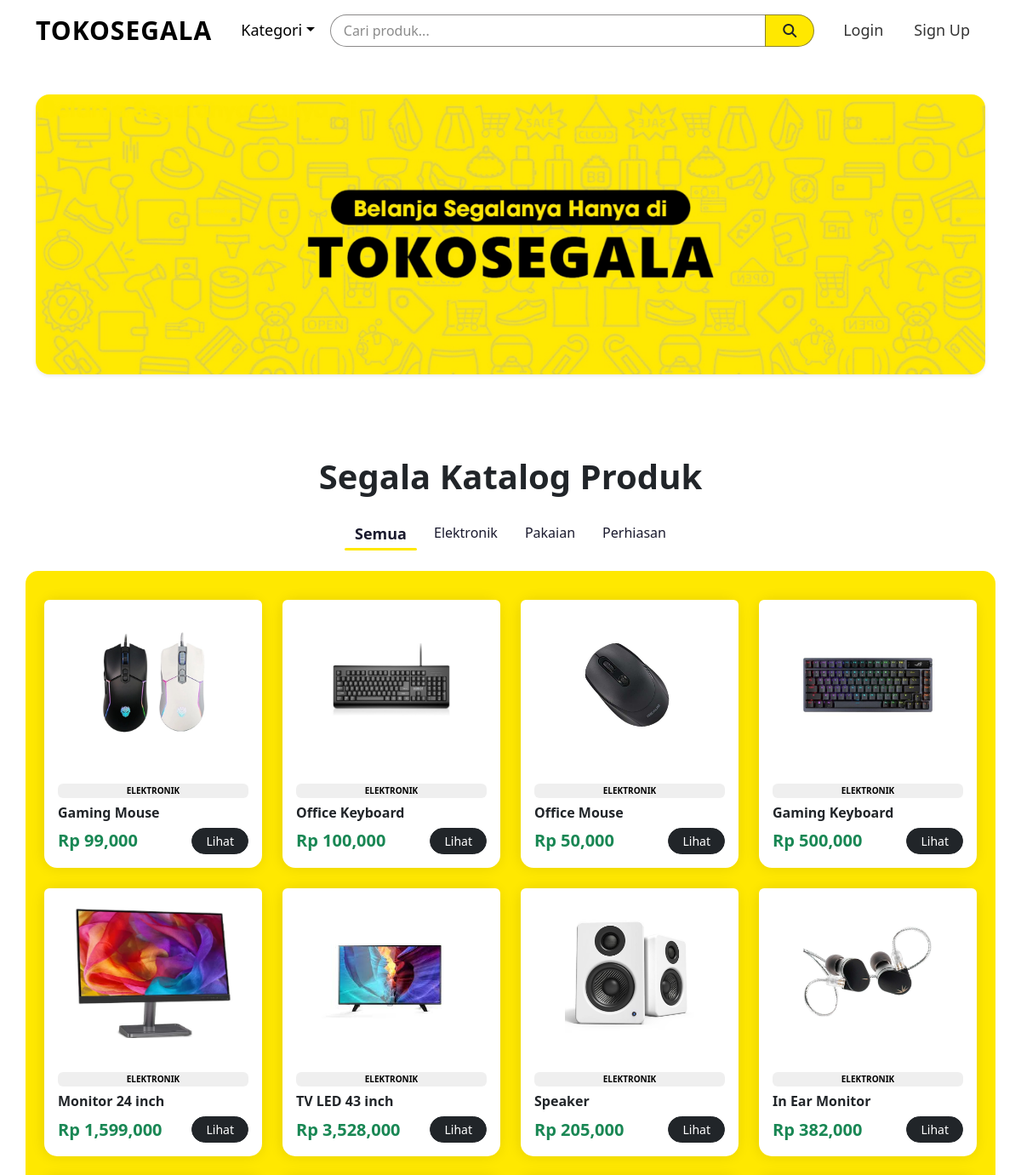
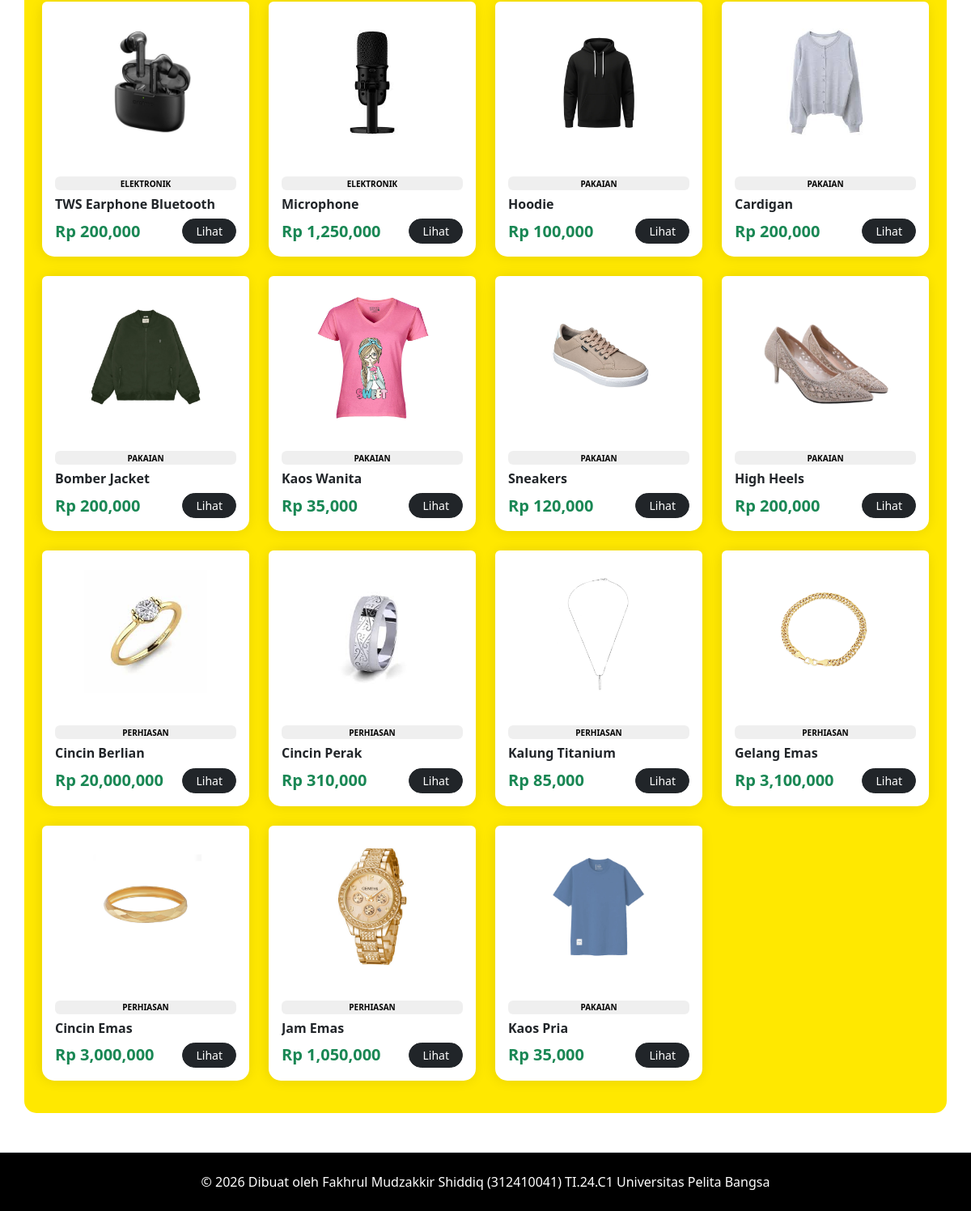
The page / on the database its author committed (2 pictures, top to bottom).
### tables this page shows
CREATE TABLE `products` (
  `id_product` int(11) NOT NULL,
  `nama_produk` varchar(100) NOT NULL,
  `kategori` varchar(50) DEFAULT NULL,
  `harga` int(11) NOT NULL,
  `stok` int(11) NOT NULL,
  `gambar` varchar(255) DEFAULT NULL
);

### index.php (the view, shortened to what this page needs)
<?php
include 'config/koneksi.php';
$kategori_result = mysqli_query($koneksi, "SELECT DISTINCT kategori FROM products");
$categories = [];
while($k = mysqli_fetch_assoc($kategori_result)) {
    $categories[] = $k['kategori'];
}
$selected_cat = isset($_GET['kategori']) ? $_GET['kategori'] : '';
$where = [];
$where_sql = $where ? "WHERE ".implode(" AND ", $where) : "";
$produk_result = mysqli_query($koneksi, "SELECT * FROM products $where_sql");
$products = [];
while($p = mysqli_fetch_assoc($produk_result)) {
    $products[] = $p;
}
?>
<div class="mb-5">
    <div class="rounded-4 overflow-hidden shadow-sm">
        <img src="assets/images/banner.jpg" class="img-banner w-100" style="max-height: 420px; object-fit: cover;" alt="Banner TokoKita">
    </div>
</div>
<div id ="produk-section" class="category-header">
  <div class="text-center py-5">
    <h1 class="fw-bold display-6">Segala Katalog Produk</h1>
    <div class="d-flex flex-wrap justify-content-center gap-2 mt-4 position-relative">
      <a href= "index.php#produk-section" class="cat-link <?= $selected_cat == '' ? 'active' : ''; ?>">Semua</a>
      <?php foreach($categories as $cat): ?>
          <a href="index.php?kategori=<?= $cat; ?>#produk-section" class="cat-link <?= $selected_cat == $cat ? 'active' : ''; ?>">
              <?= $cat; ?>
          </a>
      <?php endforeach; ?>
    </div>
  </div>
</div>
<div class="row g-4">
  <?php foreach($products as $p): ?>
    <div class="col-6 col-sm-6 col-lg-3">
      <div class="card h-100 border-0">
        <div class="p-4 bg-white rounded-top" style="height: 200px">
          <img src="assets/images/<?= $p['gambar']; ?>" class="img-fluid h-100 w-100" style="object-fit: contain" />
        </div>
        <div class="card-body d-flex flex-column">
          <span class="badge bg-light text-primary text-uppercase mb-2" style="font-size: 10px"><?= $p['kategori']; ?></span>
          <h6 class="card-title fw-bold text-dark text-truncate"><?= $p['nama_produk']; ?></h6>
          <div class="mt-auto d-flex justify-content-between align-items-center">
            <span class="h5 fw-bold text-success mb-0">Rp <?= number_format($p['harga']); ?></span>
            <a href="detail_produk.php?id=<?= $p['id_product']; ?>" class="btn btn-dark btn-sm rounded-pill px-3">Lihat</a>
          </div>
        </div>
      </div>
    </div>
  <?php endforeach; ?>
</div>
<?php
$content = ob_get_clean();
include 'layout.php';

### layout.php (shortened to what this page needs)
<?php
$cart_count = 0;
$search = $_GET['search'] ?? '';
?>
<!doctype html>
<html lang="id">
  <head>
    <link href="https://cdn.jsdelivr.net/npm/bootstrap@5.3.8/dist/css/bootstrap.min.css" rel="stylesheet" />
    <link href="https://cdnjs.cloudflare.com/ajax/libs/font-awesome/6.4.0/css/all.min.css" rel="stylesheet" />
    <?php $base_url = "/TokoSegala";  ?>
    <link rel="stylesheet" href="<?= $base_url ?>/assets/css/style.css" />
  </head>
  <body class="d-flex flex-column min-vh-100">
    <nav class="navbar navbar-expand-lg navbar-light bg-light sticky-top">
      <div class="container">
        <a class="navbar-brand" href="<?= $base_url ?>/index.php">TokoSegala</a>
        <div class="collapse navbar-collapse" id="navbarNav">
          <ul class="navbar-nav me-auto">
            <li class="nav-item dropdown">
              <a class="nav-link dropdown-toggle" href="#" role="button" data-bs-toggle="dropdown">Kategori</a>
            </li>
          </ul>
          <ul class="navbar-nav flex-grow-1 me-3">
            <li class="nav-item w-100">
              <form class="d-flex w-100" method="GET" action="<?= $base_url ?>/search.php">
                <div class="input-group w-100">
                  <input class="form-control search-input" type="search" name="search" placeholder="Cari produk..." value="<?= htmlspecialchars($search ?? ''); ?>" aria-label="Search" />
                  <button class="btn btn-search" type="submit">
                    <i class="fas fa-search"></i>
                  </button>
                </div>
              </form>
            </li>
          </ul>
        <ul class="navbar-nav ms-auto align-items-center">
            <?php if(isset($_SESSION['login'])): ?>
                <?php if($_SESSION['role'] == 'admin'): ?>
                <li class="nav-item me-3">
                    <a class="nav-link text-dark" href="<?= $base_url ?>/admin/produk.php" title="Manajemen Produk">
                        <i class="fas fa-shapes fa-lg"></i>
                    </a>
                </li>
                <?php else: ?>
                <li class="nav-item me-3 position-relative">
                    <a class="nav-link text-dark" href="<?= $base_url ?>/user/keranjang.php" title="Keranjang">
                        <i class="fas fa-shopping-cart fa-lg"></i>
                        <?php if($cart_count > 0): ?>
                        <span class="position-absolute top-11 start-75 translate-middle badge rounded-pill bg-danger">
                            <?= $cart_count; ?>
                        </span>
                        <?php endif; ?>
                    </a>
                </li>
                <?php endif; ?>
            <li class="nav-item">
              <a class="nav-link text-black" href="<?= $base_url ?>/auth/logout.php" title="Logout">
                <i class="fas fa-sign-out-alt"></i>
              </a>
            </li>
            <?php else: ?>
            <li class="nav-item"><a class="nav-link" href="<?= $base_url ?>/auth/login.php">Login</a></li>
            <li class="nav-item"><a class="nav-link" href="<?= $base_url ?>/auth/register.php">Sign Up</a></li>
            <?php endif; ?>
          </ul>
        </div>
      </div>
    </nav>
    <main class="container py-5"><?= $content ?? ''; ?></main>
    <footer class="py-4 mt-auto border-top text-center">&copy; 2026 Dibuat oleh Fakhrul Mudzakkir Shiddiq (312410041) TI.24.C1 Universitas Pelita Bangsa</footer>
  </body>
</html>

### assets/css/style.css (style rules this page uses)
body { background-color: #ffffff; margin: 0; padding: 0; }
.navbar { background-color: #ffffffcb !important; backdrop-filter: blur(8px); transition: all 0.3s ease; width: 100%; z-index: 9999; font-size: 18px; padding-bottom: 0px; }
.navbar-brand { font-weight: 800; letter-spacing: 1px; color: #000000 !important; text-transform: uppercase; font-size: 30px; }
.nav-link { font-weight: 500; color: rgba(0, 0, 0, 0.8) !important; margin: 0 10px; transition: 0.3s; }
.navbar .dropdown-toggle { color: #000 !important; font-weight: 500; transition: 0.3s; }
.text-primary { color: #000000 !important; background-color: #00000010 !important; }
.search-input { background: rgba(255, 255, 255, 0.1); border: 1px solid rgba(66, 65, 65, 0.61); color: rgb(0, 0, 0); border-radius: 20px; padding-left: 15px; }
.search-input::placeholder { color: rgba(66, 65, 65, 0.61); }
.btn-search { border-radius: 20px; padding-left: 20px; padding-right: 20px; background-color: #ffe800; border: 1px solid rgba(66, 65, 65, 0.61); font-weight: 600; }
.cat-link { padding: 6px 12px; color: #1a1a2e; text-decoration: none; font-weight: 500; transition: all 0.3s; position: relative; }
.cat-link.active { font-weight: 700; font-size: large; }
.cat-link.active::after { content: ""; display: block; height: 3px; background-color: #ffe800; width: 100%; position: absolute; bottom: 0; left: 0; border-radius: 2px; }
.card { border-radius: 15px; border: none; transition: 0.3s; box-shadow: -1px 0px 16px 0px rgba(0, 0, 0, 0.1); }
.row.g-4 { background-color: #ffe800; border-radius: 15px; padding: 10px; padding-bottom: 40px; }
footer { background: #000000; color: #ffffff; text-align: center; padding: 20px 0; }

### rows shown on the page
products: gambar (picture), kategori "ELEKTRONIK", nama_produk "Gaming Mouse", harga "99,000"
products: gambar (picture), kategori "ELEKTRONIK", nama_produk "Office Keyboard", harga "100,000"
products: gambar (picture), kategori "ELEKTRONIK", nama_produk "Office Mouse", harga "50,000"
products: gambar (picture), kategori "ELEKTRONIK", nama_produk "Gaming Keyboard", harga "500,000"
products: gambar (picture), kategori "ELEKTRONIK", nama_produk "Monitor 24 inch", harga "1,599,000"
products: gambar (picture), kategori "ELEKTRONIK", nama_produk "TV LED 43 inch", harga "3,528,000"
products: gambar (picture), kategori "ELEKTRONIK", nama_produk "Speaker", harga "205,000"
products: gambar (picture), kategori "ELEKTRONIK", nama_produk "In Ear Monitor", harga "382,000"
products: gambar (picture), kategori "ELEKTRONIK", nama_produk "TWS Earphone Bluetooth", harga "200,000"
products: gambar (picture), kategori "ELEKTRONIK", nama_produk "Microphone", harga "1,250,000"
products: gambar (picture), kategori "PAKAIAN", nama_produk "Hoodie", harga "100,000"
products: gambar (picture), kategori "PAKAIAN", nama_produk "Cardigan", harga "200,000"
products: gambar (picture), kategori "PAKAIAN", nama_produk "Bomber Jacket", harga "200,000"
products: gambar (picture), kategori "PAKAIAN", nama_produk "Kaos Wanita", harga "35,000"
products: gambar (picture), kategori "PAKAIAN", nama_produk "Sneakers", harga "120,000"
products: gambar (picture), kategori "PAKAIAN", nama_produk "High Heels", harga "200,000"
products: gambar (picture), kategori "PERHIASAN", nama_produk "Cincin Berlian", harga "20,000,000"
products: gambar (picture), kategori "PERHIASAN", nama_produk "Cincin Perak", harga "310,000"
products: gambar (picture), kategori "PERHIASAN", nama_produk "Kalung Titanium", harga "85,000"
products: gambar (picture), kategori "PERHIASAN", nama_produk "Gelang Emas", harga "3,100,000"
products: gambar (picture), kategori "PERHIASAN", nama_produk "Cincin Emas", harga "3,000,000"
products: gambar (picture), kategori "PERHIASAN", nama_produk "Jam Emas", harga "1,050,000"
products: gambar (picture), kategori "PAKAIAN", nama_produk "Kaos Pria", harga "35,000"

### other values the page prints
$cat "Elektronik"
$cat "Pakaian"
$cat "Perhiasan"
